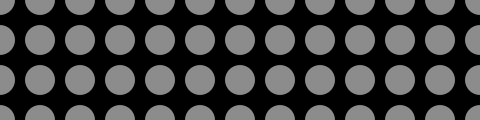
Frame 1 (no input)
Frame 60 (the mouse pressed at the canvas centre just before this capture): identical to frame 1, image omitted
Frame 120 (the mouse held since frame 60 and released just before this capture): identical to frame 1, image omitted

The Processing sketch that drew this single still picture (run headless with seeded random() and noise(); from frame 60 on, the mouse is pressed at the canvas centre):

// Processing sketch: Example_4_10___Nested_for_loops
// ── Example_4_10___Nested_for_loops.pde
void setup() {
  size(480, 120); 
}

void draw(){

  noStroke();
  background(0);
  for (int y = 0; y <= height; y+= 40) {
    for (int x = 0; x <= width; x += 40) {
      fill(255, 140);
      ellipse(x, y, 30, 30);
    }
  }

}
